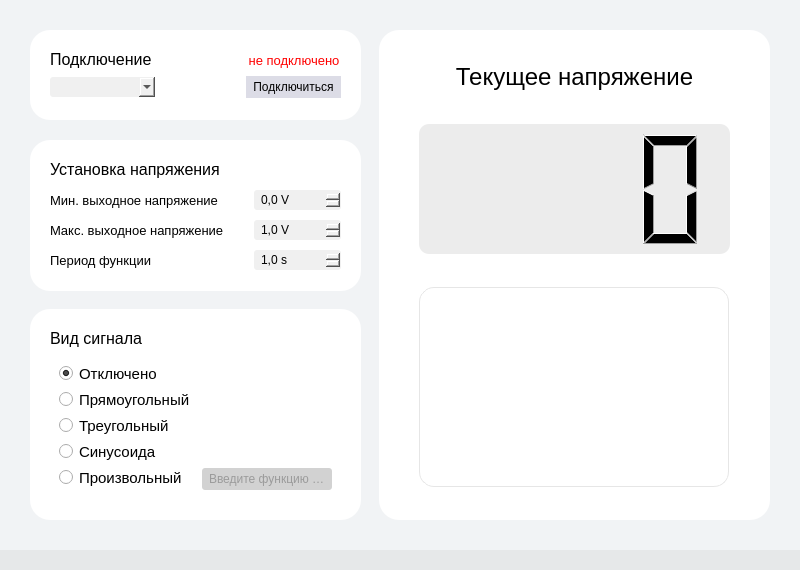
<?xml version="1.0" encoding="UTF-8"?>
<ui version="4.0">
 <author>Egor Blyablin</author>
 <class>MainWindow</class>
 <widget class="QMainWindow" name="MainWindow">
  <property name="windowModality">
   <enum>Qt::NonModal</enum>
  </property>
  <property name="geometry">
   <rect>
    <x>0</x>
    <y>0</y>
    <width>800</width>
    <height>570</height>
   </rect>
  </property>
  <property name="sizePolicy">
   <sizepolicy hsizetype="Fixed" vsizetype="Fixed">
    <horstretch>0</horstretch>
    <verstretch>0</verstretch>
   </sizepolicy>
  </property>
  <property name="minimumSize">
   <size>
    <width>800</width>
    <height>570</height>
   </size>
  </property>
  <property name="maximumSize">
   <size>
    <width>800</width>
    <height>570</height>
   </size>
  </property>
  <property name="baseSize">
   <size>
    <width>0</width>
    <height>0</height>
   </size>
  </property>
  <property name="windowTitle">
   <string>Signalerator</string>
  </property>
  <property name="windowOpacity">
   <double>1.000000000000000</double>
  </property>
  <property name="autoFillBackground">
   <bool>false</bool>
  </property>
  <property name="styleSheet">
   <string notr="true">background-color: rgb(241, 243, 245);</string>
  </property>
  <property name="locale">
   <locale language="Russian" country="Russia"/>
  </property>
  <property name="animated">
   <bool>false</bool>
  </property>
  <property name="dockNestingEnabled">
   <bool>false</bool>
  </property>
  <property name="unifiedTitleAndToolBarOnMac">
   <bool>false</bool>
  </property>
  <widget class="QWidget" name="centralwidget">
   <property name="sizePolicy">
    <sizepolicy hsizetype="Fixed" vsizetype="Fixed">
     <horstretch>0</horstretch>
     <verstretch>0</verstretch>
    </sizepolicy>
   </property>
   <property name="minimumSize">
    <size>
     <width>800</width>
     <height>550</height>
    </size>
   </property>
   <property name="maximumSize">
    <size>
     <width>800</width>
     <height>550</height>
    </size>
   </property>
   <widget class="QWidget" name="signalFormWidget" native="true">
    <property name="geometry">
     <rect>
      <x>30</x>
      <y>309</y>
      <width>331</width>
      <height>211</height>
     </rect>
    </property>
    <property name="styleSheet">
     <string notr="true">background-color: rgb(255, 255, 255);
border-radius: 20px;
padding: 20px;</string>
    </property>
    <layout class="QVBoxLayout" name="signalFormLayout">
     <property name="spacing">
      <number>0</number>
     </property>
     <property name="leftMargin">
      <number>20</number>
     </property>
     <property name="topMargin">
      <number>20</number>
     </property>
     <property name="rightMargin">
      <number>20</number>
     </property>
     <property name="bottomMargin">
      <number>20</number>
     </property>
     <item>
      <widget class="QLabel" name="signalFormLabel">
       <property name="sizePolicy">
        <sizepolicy hsizetype="Expanding" vsizetype="Fixed">
         <horstretch>0</horstretch>
         <verstretch>0</verstretch>
        </sizepolicy>
       </property>
       <property name="minimumSize">
        <size>
         <width>0</width>
         <height>0</height>
        </size>
       </property>
       <property name="baseSize">
        <size>
         <width>0</width>
         <height>0</height>
        </size>
       </property>
       <property name="font">
        <font>
         <pointsize>12</pointsize>
        </font>
       </property>
       <property name="styleSheet">
        <string notr="true">padding: 0;</string>
       </property>
       <property name="text">
        <string>Вид сигнала</string>
       </property>
       <property name="alignment">
        <set>Qt::AlignLeading|Qt::AlignLeft|Qt::AlignTop</set>
       </property>
      </widget>
     </item>
     <item>
      <widget class="QWidget" name="signalFormForm" native="true">
       <property name="sizePolicy">
        <sizepolicy hsizetype="Expanding" vsizetype="Expanding">
         <horstretch>0</horstretch>
         <verstretch>0</verstretch>
        </sizepolicy>
       </property>
       <property name="styleSheet">
        <string notr="true">padding: 0;</string>
       </property>
       <layout class="QFormLayout" name="singalFormForm">
        <property name="labelAlignment">
         <set>Qt::AlignLeading|Qt::AlignLeft|Qt::AlignVCenter</set>
        </property>
        <property name="formAlignment">
         <set>Qt::AlignLeading|Qt::AlignLeft|Qt::AlignVCenter</set>
        </property>
        <property name="horizontalSpacing">
         <number>11</number>
        </property>
        <property name="verticalSpacing">
         <number>0</number>
        </property>
        <property name="bottomMargin">
         <number>0</number>
        </property>
        <item row="1" column="0">
         <widget class="QRadioButton" name="rectangleSignalButton">
          <property name="sizePolicy">
           <sizepolicy hsizetype="Minimum" vsizetype="Fixed">
            <horstretch>0</horstretch>
            <verstretch>0</verstretch>
           </sizepolicy>
          </property>
          <property name="minimumSize">
           <size>
            <width>0</width>
            <height>0</height>
           </size>
          </property>
          <property name="font">
           <font>
            <pointsize>11</pointsize>
           </font>
          </property>
          <property name="styleSheet">
           <string notr="true">padding: 0;</string>
          </property>
          <property name="text">
           <string>Прямоугольный</string>
          </property>
          <property name="checkable">
           <bool>false</bool>
          </property>
          <property name="checked">
           <bool>false</bool>
          </property>
         </widget>
        </item>
        <item row="2" column="0">
         <widget class="QRadioButton" name="triangleSignalButtot">
          <property name="sizePolicy">
           <sizepolicy hsizetype="Minimum" vsizetype="Fixed">
            <horstretch>0</horstretch>
            <verstretch>0</verstretch>
           </sizepolicy>
          </property>
          <property name="minimumSize">
           <size>
            <width>0</width>
            <height>0</height>
           </size>
          </property>
          <property name="font">
           <font>
            <pointsize>11</pointsize>
           </font>
          </property>
          <property name="styleSheet">
           <string notr="true">padding: 0;</string>
          </property>
          <property name="text">
           <string>Треугольный</string>
          </property>
          <property name="checkable">
           <bool>false</bool>
          </property>
         </widget>
        </item>
        <item row="3" column="0">
         <widget class="QRadioButton" name="sineSignalButton">
          <property name="sizePolicy">
           <sizepolicy hsizetype="Minimum" vsizetype="Fixed">
            <horstretch>0</horstretch>
            <verstretch>0</verstretch>
           </sizepolicy>
          </property>
          <property name="minimumSize">
           <size>
            <width>0</width>
            <height>0</height>
           </size>
          </property>
          <property name="font">
           <font>
            <pointsize>11</pointsize>
           </font>
          </property>
          <property name="styleSheet">
           <string notr="true">padding: 0;</string>
          </property>
          <property name="text">
           <string>Синусоида</string>
          </property>
          <property name="checkable">
           <bool>false</bool>
          </property>
         </widget>
        </item>
        <item row="4" column="0">
         <widget class="QRadioButton" name="customSignalButton">
          <property name="sizePolicy">
           <sizepolicy hsizetype="Minimum" vsizetype="Fixed">
            <horstretch>0</horstretch>
            <verstretch>0</verstretch>
           </sizepolicy>
          </property>
          <property name="minimumSize">
           <size>
            <width>0</width>
            <height>0</height>
           </size>
          </property>
          <property name="font">
           <font>
            <pointsize>11</pointsize>
           </font>
          </property>
          <property name="styleSheet">
           <string notr="true">padding: 0;</string>
          </property>
          <property name="text">
           <string>Произвольный</string>
          </property>
          <property name="checkable">
           <bool>false</bool>
          </property>
         </widget>
        </item>
        <item row="4" column="1">
         <widget class="QLineEdit" name="customSignalLineEdit">
          <property name="sizePolicy">
           <sizepolicy hsizetype="Expanding" vsizetype="Expanding">
            <horstretch>0</horstretch>
            <verstretch>0</verstretch>
           </sizepolicy>
          </property>
          <property name="minimumSize">
           <size>
            <width>0</width>
            <height>22</height>
           </size>
          </property>
          <property name="styleSheet">
           <string notr="true">QLineEdit {
	padding: 0;
	background-color: rgb(240, 240, 240);
	color: rgb(100, 100, 100);
	border-radius: 3px;
	padding-left: 5px;
}

QLineEdit:read-only {
	background-color: rgb(210, 210, 210);
}</string>
          </property>
          <property name="maxLength">
           <number>16</number>
          </property>
          <property name="readOnly">
           <bool>true</bool>
          </property>
          <property name="placeholderText">
           <string>Введите функцию V(t)</string>
          </property>
          <property name="clearButtonEnabled">
           <bool>false</bool>
          </property>
         </widget>
        </item>
        <item row="0" column="0">
         <widget class="QRadioButton" name="noSignalButton">
          <property name="sizePolicy">
           <sizepolicy hsizetype="Minimum" vsizetype="Fixed">
            <horstretch>0</horstretch>
            <verstretch>0</verstretch>
           </sizepolicy>
          </property>
          <property name="minimumSize">
           <size>
            <width>0</width>
            <height>0</height>
           </size>
          </property>
          <property name="font">
           <font>
            <pointsize>11</pointsize>
           </font>
          </property>
          <property name="styleSheet">
           <string notr="true">padding: 0;</string>
          </property>
          <property name="text">
           <string>Отключено</string>
          </property>
          <property name="checked">
           <bool>true</bool>
          </property>
         </widget>
        </item>
       </layout>
       <zorder>customSignalLineEdit</zorder>
       <zorder>triangleSignalButtot</zorder>
       <zorder>customSignalButton</zorder>
       <zorder>rectangleSignalButton</zorder>
       <zorder>sineSignalButton</zorder>
       <zorder>noSignalButton</zorder>
      </widget>
     </item>
    </layout>
   </widget>
   <widget class="QWidget" name="voltageWidget" native="true">
    <property name="geometry">
     <rect>
      <x>30</x>
      <y>140</y>
      <width>331</width>
      <height>151</height>
     </rect>
    </property>
    <property name="styleSheet">
     <string notr="true">background-color: rgb(255, 255, 255);
border-radius: 20px;
padding: 20px;</string>
    </property>
    <layout class="QVBoxLayout" name="verticalLayout_4">
     <property name="spacing">
      <number>0</number>
     </property>
     <property name="leftMargin">
      <number>20</number>
     </property>
     <property name="topMargin">
      <number>20</number>
     </property>
     <property name="rightMargin">
      <number>20</number>
     </property>
     <property name="bottomMargin">
      <number>20</number>
     </property>
     <item>
      <widget class="QLabel" name="settingsLabel">
       <property name="sizePolicy">
        <sizepolicy hsizetype="Expanding" vsizetype="Fixed">
         <horstretch>0</horstretch>
         <verstretch>0</verstretch>
        </sizepolicy>
       </property>
       <property name="minimumSize">
        <size>
         <width>0</width>
         <height>0</height>
        </size>
       </property>
       <property name="font">
        <font>
         <pointsize>12</pointsize>
        </font>
       </property>
       <property name="styleSheet">
        <string notr="true">padding: 0;</string>
       </property>
       <property name="text">
        <string>Установка напряжения</string>
       </property>
      </widget>
     </item>
     <item>
      <widget class="QWidget" name="settingsWidget" native="true">
       <property name="styleSheet">
        <string notr="true">padding: 0;</string>
       </property>
       <layout class="QFormLayout" name="voltageForm">
        <property name="fieldGrowthPolicy">
         <enum>QFormLayout::AllNonFixedFieldsGrow</enum>
        </property>
        <property name="rowWrapPolicy">
         <enum>QFormLayout::DontWrapRows</enum>
        </property>
        <property name="labelAlignment">
         <set>Qt::AlignLeading|Qt::AlignLeft|Qt::AlignVCenter</set>
        </property>
        <property name="formAlignment">
         <set>Qt::AlignLeading|Qt::AlignLeft|Qt::AlignVCenter</set>
        </property>
        <property name="horizontalSpacing">
         <number>30</number>
        </property>
        <property name="verticalSpacing">
         <number>10</number>
        </property>
        <property name="leftMargin">
         <number>0</number>
        </property>
        <property name="topMargin">
         <number>10</number>
        </property>
        <property name="rightMargin">
         <number>0</number>
        </property>
        <property name="bottomMargin">
         <number>0</number>
        </property>
        <item row="0" column="0">
         <widget class="QLabel" name="minVoltageLabel">
          <property name="font">
           <font>
            <pointsize>10</pointsize>
           </font>
          </property>
          <property name="styleSheet">
           <string notr="true">padding: 0;</string>
          </property>
          <property name="text">
           <string>Мин. выходное напряжение</string>
          </property>
         </widget>
        </item>
        <item row="0" column="1">
         <widget class="QDoubleSpinBox" name="minVoltageSpinBox">
          <property name="minimumSize">
           <size>
            <width>60</width>
            <height>20</height>
           </size>
          </property>
          <property name="styleSheet">
           <string notr="true">padding: 0;
background-color: rgb(240, 240, 240);
border-radius: 3px;
padding-left: 5px;</string>
          </property>
          <property name="suffix">
           <string> V</string>
          </property>
          <property name="decimals">
           <number>1</number>
          </property>
          <property name="minimum">
           <double>0.000000000000000</double>
          </property>
          <property name="maximum">
           <double>1.000000000000000</double>
          </property>
          <property name="singleStep">
           <double>0.100000000000000</double>
          </property>
          <property name="value">
           <double>0.000000000000000</double>
          </property>
         </widget>
        </item>
        <item row="1" column="0">
         <widget class="QLabel" name="maxVoltageLabel">
          <property name="font">
           <font>
            <pointsize>10</pointsize>
           </font>
          </property>
          <property name="styleSheet">
           <string notr="true">padding: 0;</string>
          </property>
          <property name="text">
           <string>Макс. выходное напряжение</string>
          </property>
         </widget>
        </item>
        <item row="1" column="1">
         <widget class="QDoubleSpinBox" name="maxVoltageSpinBox">
          <property name="sizePolicy">
           <sizepolicy hsizetype="Minimum" vsizetype="Fixed">
            <horstretch>0</horstretch>
            <verstretch>0</verstretch>
           </sizepolicy>
          </property>
          <property name="minimumSize">
           <size>
            <width>60</width>
            <height>20</height>
           </size>
          </property>
          <property name="styleSheet">
           <string notr="true">padding: 0;
background-color: rgb(240, 240, 240);
border-radius: 3px;
padding-left: 5px</string>
          </property>
          <property name="suffix">
           <string> V</string>
          </property>
          <property name="decimals">
           <number>1</number>
          </property>
          <property name="minimum">
           <double>0.100000000000000</double>
          </property>
          <property name="maximum">
           <double>5.000000000000000</double>
          </property>
          <property name="singleStep">
           <double>0.100000000000000</double>
          </property>
          <property name="value">
           <double>1.000000000000000</double>
          </property>
         </widget>
        </item>
        <item row="2" column="0">
         <widget class="QLabel" name="periodLabel">
          <property name="font">
           <font>
            <pointsize>10</pointsize>
           </font>
          </property>
          <property name="styleSheet">
           <string notr="true">padding: 0;</string>
          </property>
          <property name="text">
           <string>Период функции</string>
          </property>
         </widget>
        </item>
        <item row="2" column="1">
         <widget class="QDoubleSpinBox" name="periodSpinBox">
          <property name="sizePolicy">
           <sizepolicy hsizetype="Minimum" vsizetype="Fixed">
            <horstretch>0</horstretch>
            <verstretch>0</verstretch>
           </sizepolicy>
          </property>
          <property name="minimumSize">
           <size>
            <width>60</width>
            <height>20</height>
           </size>
          </property>
          <property name="styleSheet">
           <string notr="true">padding: 0;
background-color: rgb(240, 240, 240);
border-radius: 3px;
padding-left: 5px</string>
          </property>
          <property name="suffix">
           <string> s</string>
          </property>
          <property name="decimals">
           <number>1</number>
          </property>
          <property name="minimum">
           <double>0.100000000000000</double>
          </property>
          <property name="maximum">
           <double>60.000000000000000</double>
          </property>
          <property name="singleStep">
           <double>0.100000000000000</double>
          </property>
          <property name="value">
           <double>1.000000000000000</double>
          </property>
         </widget>
        </item>
       </layout>
      </widget>
     </item>
    </layout>
   </widget>
   <widget class="QWidget" name="rightWidget" native="true">
    <property name="geometry">
     <rect>
      <x>379</x>
      <y>30</y>
      <width>391</width>
      <height>490</height>
     </rect>
    </property>
    <property name="sizePolicy">
     <sizepolicy hsizetype="Fixed" vsizetype="Fixed">
      <horstretch>0</horstretch>
      <verstretch>0</verstretch>
     </sizepolicy>
    </property>
    <property name="styleSheet">
     <string notr="true">background-color: rgb(255, 255, 255);
border-radius: 20px;
padding: 20px;</string>
    </property>
    <layout class="QVBoxLayout" name="verticalLayout_5">
     <property name="spacing">
      <number>0</number>
     </property>
     <property name="leftMargin">
      <number>20</number>
     </property>
     <property name="topMargin">
      <number>20</number>
     </property>
     <property name="rightMargin">
      <number>20</number>
     </property>
     <property name="bottomMargin">
      <number>20</number>
     </property>
     <item>
      <widget class="QLabel" name="currentVoltageLabel">
       <property name="sizePolicy">
        <sizepolicy hsizetype="Preferred" vsizetype="Fixed">
         <horstretch>0</horstretch>
         <verstretch>0</verstretch>
        </sizepolicy>
       </property>
       <property name="minimumSize">
        <size>
         <width>0</width>
         <height>20</height>
        </size>
       </property>
       <property name="font">
        <font>
         <pointsize>18</pointsize>
        </font>
       </property>
       <property name="styleSheet">
        <string notr="true">padding: 0;</string>
       </property>
       <property name="text">
        <string>Текущее напряжение</string>
       </property>
       <property name="alignment">
        <set>Qt::AlignCenter</set>
       </property>
      </widget>
     </item>
     <item>
      <spacer name="verticalSpacer_3">
       <property name="orientation">
        <enum>Qt::Vertical</enum>
       </property>
       <property name="sizeType">
        <enum>QSizePolicy::Fixed</enum>
       </property>
       <property name="sizeHint" stdset="0">
        <size>
         <width>20</width>
         <height>20</height>
        </size>
       </property>
      </spacer>
     </item>
     <item>
      <layout class="QHBoxLayout" name="currentVoltageLCDLayout">
       <property name="spacing">
        <number>0</number>
       </property>
       <item>
        <spacer name="horizontalSpacer_3">
         <property name="orientation">
          <enum>Qt::Horizontal</enum>
         </property>
         <property name="sizeType">
          <enum>QSizePolicy::Fixed</enum>
         </property>
         <property name="sizeHint" stdset="0">
          <size>
           <width>20</width>
           <height>20</height>
          </size>
         </property>
        </spacer>
       </item>
       <item>
        <widget class="QLCDNumber" name="currentVoltageLCD">
         <property name="sizePolicy">
          <sizepolicy hsizetype="Expanding" vsizetype="Fixed">
           <horstretch>0</horstretch>
           <verstretch>0</verstretch>
          </sizepolicy>
         </property>
         <property name="minimumSize">
          <size>
           <width>0</width>
           <height>130</height>
          </size>
         </property>
         <property name="font">
          <font>
           <pointsize>10</pointsize>
          </font>
         </property>
         <property name="styleSheet">
          <string notr="true">padding: 0;
background-color: rgb(236, 236, 236);
border-radius: 10px;</string>
         </property>
         <property name="frameShape">
          <enum>QFrame::Box</enum>
         </property>
         <property name="frameShadow">
          <enum>QFrame::Raised</enum>
         </property>
         <property name="smallDecimalPoint">
          <bool>false</bool>
         </property>
         <property name="digitCount">
          <number>4</number>
         </property>
         <property name="mode">
          <enum>QLCDNumber::Dec</enum>
         </property>
         <property name="segmentStyle">
          <enum>QLCDNumber::Filled</enum>
         </property>
        </widget>
       </item>
       <item>
        <spacer name="horizontalSpacer_4">
         <property name="orientation">
          <enum>Qt::Horizontal</enum>
         </property>
         <property name="sizeType">
          <enum>QSizePolicy::Fixed</enum>
         </property>
         <property name="sizeHint" stdset="0">
          <size>
           <width>20</width>
           <height>20</height>
          </size>
         </property>
        </spacer>
       </item>
      </layout>
     </item>
     <item>
      <spacer name="verticalSpacer_2">
       <property name="orientation">
        <enum>Qt::Vertical</enum>
       </property>
       <property name="sizeType">
        <enum>QSizePolicy::Fixed</enum>
       </property>
       <property name="sizeHint" stdset="0">
        <size>
         <width>20</width>
         <height>20</height>
        </size>
       </property>
      </spacer>
     </item>
     <item>
      <layout class="QHBoxLayout" name="graphLayout">
       <property name="spacing">
        <number>0</number>
       </property>
       <item>
        <widget class="PlotWidget" name="graphWidget" native="true">
         <property name="sizePolicy">
          <sizepolicy hsizetype="Fixed" vsizetype="Fixed">
           <horstretch>0</horstretch>
           <verstretch>0</verstretch>
          </sizepolicy>
         </property>
         <property name="minimumSize">
          <size>
           <width>310</width>
           <height>200</height>
          </size>
         </property>
         <property name="maximumSize">
          <size>
           <width>16777215</width>
           <height>200</height>
          </size>
         </property>
         <property name="styleSheet">
          <string notr="true">padding: 0;
border: 1px solid rgb(230, 230, 230);
border-radius: 15px;</string>
         </property>
        </widget>
       </item>
      </layout>
     </item>
    </layout>
   </widget>
   <widget class="QWidget" name="connectWidget" native="true">
    <property name="geometry">
     <rect>
      <x>30</x>
      <y>30</y>
      <width>331</width>
      <height>90</height>
     </rect>
    </property>
    <property name="styleSheet">
     <string notr="true">background-color: rgb(255, 255, 255);
border-radius: 20px;
padding: 20px;</string>
    </property>
    <layout class="QVBoxLayout" name="verticalLayout_6">
     <property name="spacing">
      <number>5</number>
     </property>
     <property name="leftMargin">
      <number>20</number>
     </property>
     <property name="topMargin">
      <number>20</number>
     </property>
     <property name="rightMargin">
      <number>20</number>
     </property>
     <property name="bottomMargin">
      <number>20</number>
     </property>
     <item>
      <widget class="QWidget" name="horizontalWidget_4" native="true">
       <property name="sizePolicy">
        <sizepolicy hsizetype="Expanding" vsizetype="Fixed">
         <horstretch>0</horstretch>
         <verstretch>0</verstretch>
        </sizepolicy>
       </property>
       <property name="styleSheet">
        <string notr="true">padding: 0;
border-radius: 0;</string>
       </property>
       <layout class="QHBoxLayout" name="horizontalLayout_7">
        <property name="spacing">
         <number>0</number>
        </property>
        <property name="leftMargin">
         <number>0</number>
        </property>
        <property name="topMargin">
         <number>0</number>
        </property>
        <property name="rightMargin">
         <number>0</number>
        </property>
        <property name="bottomMargin">
         <number>0</number>
        </property>
        <item>
         <widget class="QLabel" name="connectLabel">
          <property name="sizePolicy">
           <sizepolicy hsizetype="Fixed" vsizetype="Fixed">
            <horstretch>0</horstretch>
            <verstretch>0</verstretch>
           </sizepolicy>
          </property>
          <property name="minimumSize">
           <size>
            <width>100</width>
            <height>0</height>
           </size>
          </property>
          <property name="font">
           <font>
            <pointsize>12</pointsize>
           </font>
          </property>
          <property name="text">
           <string>Подключение</string>
          </property>
         </widget>
        </item>
        <item>
         <spacer name="horizontalSpacer_9">
          <property name="orientation">
           <enum>Qt::Horizontal</enum>
          </property>
          <property name="sizeHint" stdset="0">
           <size>
            <width>40</width>
            <height>20</height>
           </size>
          </property>
         </spacer>
        </item>
        <item>
         <widget class="QLabel" name="connectStatusLabel">
          <property name="sizePolicy">
           <sizepolicy hsizetype="Expanding" vsizetype="Preferred">
            <horstretch>0</horstretch>
            <verstretch>0</verstretch>
           </sizepolicy>
          </property>
          <property name="font">
           <font>
            <pointsize>10</pointsize>
            <weight>50</weight>
            <italic>false</italic>
            <bold>false</bold>
           </font>
          </property>
          <property name="styleSheet">
           <string notr="true">color: rgb(255, 0, 0);</string>
          </property>
          <property name="text">
           <string>не подключено</string>
          </property>
          <property name="alignment">
           <set>Qt::AlignCenter</set>
          </property>
         </widget>
        </item>
       </layout>
      </widget>
     </item>
     <item>
      <widget class="QWidget" name="horizontalWidget" native="true">
       <property name="styleSheet">
        <string notr="true">padding: 0;
border-radius: 0;</string>
       </property>
       <layout class="QHBoxLayout" name="horizontalLayout_4">
        <property name="spacing">
         <number>0</number>
        </property>
        <property name="leftMargin">
         <number>0</number>
        </property>
        <property name="topMargin">
         <number>0</number>
        </property>
        <property name="rightMargin">
         <number>0</number>
        </property>
        <property name="bottomMargin">
         <number>0</number>
        </property>
        <item>
         <widget class="QComboBox" name="portsList">
          <property name="sizePolicy">
           <sizepolicy hsizetype="Fixed" vsizetype="Fixed">
            <horstretch>0</horstretch>
            <verstretch>0</verstretch>
           </sizepolicy>
          </property>
          <property name="minimumSize">
           <size>
            <width>105</width>
            <height>20</height>
           </size>
          </property>
          <property name="maximumSize">
           <size>
            <width>150</width>
            <height>16777215</height>
           </size>
          </property>
          <property name="styleSheet">
           <string notr="true">background-color: rgb(240, 240, 240);
border-radius: 3px;
padding-left: 5px;</string>
          </property>
          <property name="currentText">
           <string/>
          </property>
          <property name="maxVisibleItems">
           <number>10</number>
          </property>
          <property name="sizeAdjustPolicy">
           <enum>QComboBox::AdjustToContentsOnFirstShow</enum>
          </property>
          <property name="frame">
           <bool>true</bool>
          </property>
         </widget>
        </item>
        <item>
         <spacer name="horizontalSpacer_6">
          <property name="orientation">
           <enum>Qt::Horizontal</enum>
          </property>
          <property name="sizeType">
           <enum>QSizePolicy::Expanding</enum>
          </property>
          <property name="sizeHint" stdset="0">
           <size>
            <width>20</width>
            <height>10</height>
           </size>
          </property>
         </spacer>
        </item>
        <item>
         <widget class="QPushButton" name="connectButton">
          <property name="sizePolicy">
           <sizepolicy hsizetype="Fixed" vsizetype="Fixed">
            <horstretch>0</horstretch>
            <verstretch>0</verstretch>
           </sizepolicy>
          </property>
          <property name="minimumSize">
           <size>
            <width>95</width>
            <height>22</height>
           </size>
          </property>
          <property name="styleSheet">
           <string notr="true">QPushButton {
	background-color: rgb(220, 220, 230);
}
</string>
          </property>
          <property name="text">
           <string>Подключиться</string>
          </property>
          <property name="checkable">
           <bool>false</bool>
          </property>
          <property name="autoExclusive">
           <bool>false</bool>
          </property>
         </widget>
        </item>
       </layout>
      </widget>
     </item>
    </layout>
   </widget>
  </widget>
  <widget class="QStatusBar" name="statusBar">
   <property name="sizePolicy">
    <sizepolicy hsizetype="Fixed" vsizetype="Fixed">
     <horstretch>0</horstretch>
     <verstretch>0</verstretch>
    </sizepolicy>
   </property>
   <property name="minimumSize">
    <size>
     <width>800</width>
     <height>20</height>
    </size>
   </property>
   <property name="maximumSize">
    <size>
     <width>800</width>
     <height>20</height>
    </size>
   </property>
   <property name="font">
    <font>
     <pointsize>9</pointsize>
     <kerning>false</kerning>
    </font>
   </property>
   <property name="layoutDirection">
    <enum>Qt::LeftToRight</enum>
   </property>
   <property name="styleSheet">
    <string notr="true">background-color: rgb(230, 232, 233);
text-align: middle;</string>
   </property>
   <property name="sizeGripEnabled">
    <bool>true</bool>
   </property>
  </widget>
 </widget>
 <customwidgets>
  <customwidget>
   <class>PlotWidget</class>
   <extends>QWidget</extends>
   <header>pyqtgraph</header>
   <container>1</container>
  </customwidget>
 </customwidgets>
 <tabstops>
  <tabstop>portsList</tabstop>
  <tabstop>connectButton</tabstop>
  <tabstop>minVoltageSpinBox</tabstop>
  <tabstop>maxVoltageSpinBox</tabstop>
  <tabstop>rectangleSignalButton</tabstop>
  <tabstop>triangleSignalButtot</tabstop>
  <tabstop>sineSignalButton</tabstop>
  <tabstop>customSignalButton</tabstop>
  <tabstop>customSignalLineEdit</tabstop>
 </tabstops>
 <resources/>
 <connections/>
 <designerdata>
  <property name="gridDeltaX">
   <number>10</number>
  </property>
  <property name="gridDeltaY">
   <number>10</number>
  </property>
  <property name="gridSnapX">
   <bool>true</bool>
  </property>
  <property name="gridSnapY">
   <bool>true</bool>
  </property>
  <property name="gridVisible">
   <bool>true</bool>
  </property>
 </designerdata>
</ui>
